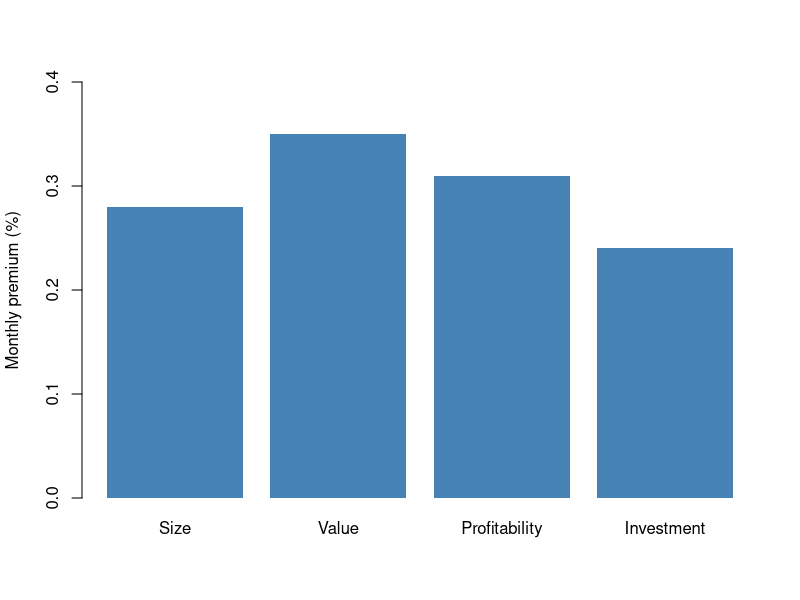

Source code (R):
## ---- chunk 1
#| label: tbl-summary
#| tbl-cap: "Summary statistics for the main firm characteristics."
summary_stats <- data.frame(
  Characteristic = c(
    "Market equity ($M)",
    "Book-to-market",
    "Gross profitability",
    "Asset growth"
  ),
  Mean = c(2841.3, 0.72, 0.31, 0.14),
  Median = c(486.2, 0.61, 0.28, 0.09),
  SD = c(8123.7, 0.54, 0.19, 0.27),
  N = c(124530, 124530, 124530, 124530)
)

knitr::kable(summary_stats, digits = 2)
## ---- chunk 2
#| label: fig-premia
#| fig-cap: "Average monthly return premia by firm characteristic."
#| fig-width: 6
#| fig-height: 3.5
characteristics <- c("Size", "Value", "Profitability", "Investment")
premia <- c(0.28, 0.35, 0.31, 0.24)

barplot(
  premia,
  names.arg = characteristics,
  ylab = "Monthly premium (%)",
  ylim = c(0, 0.4),
  col = "steelblue",
  border = NA
)
